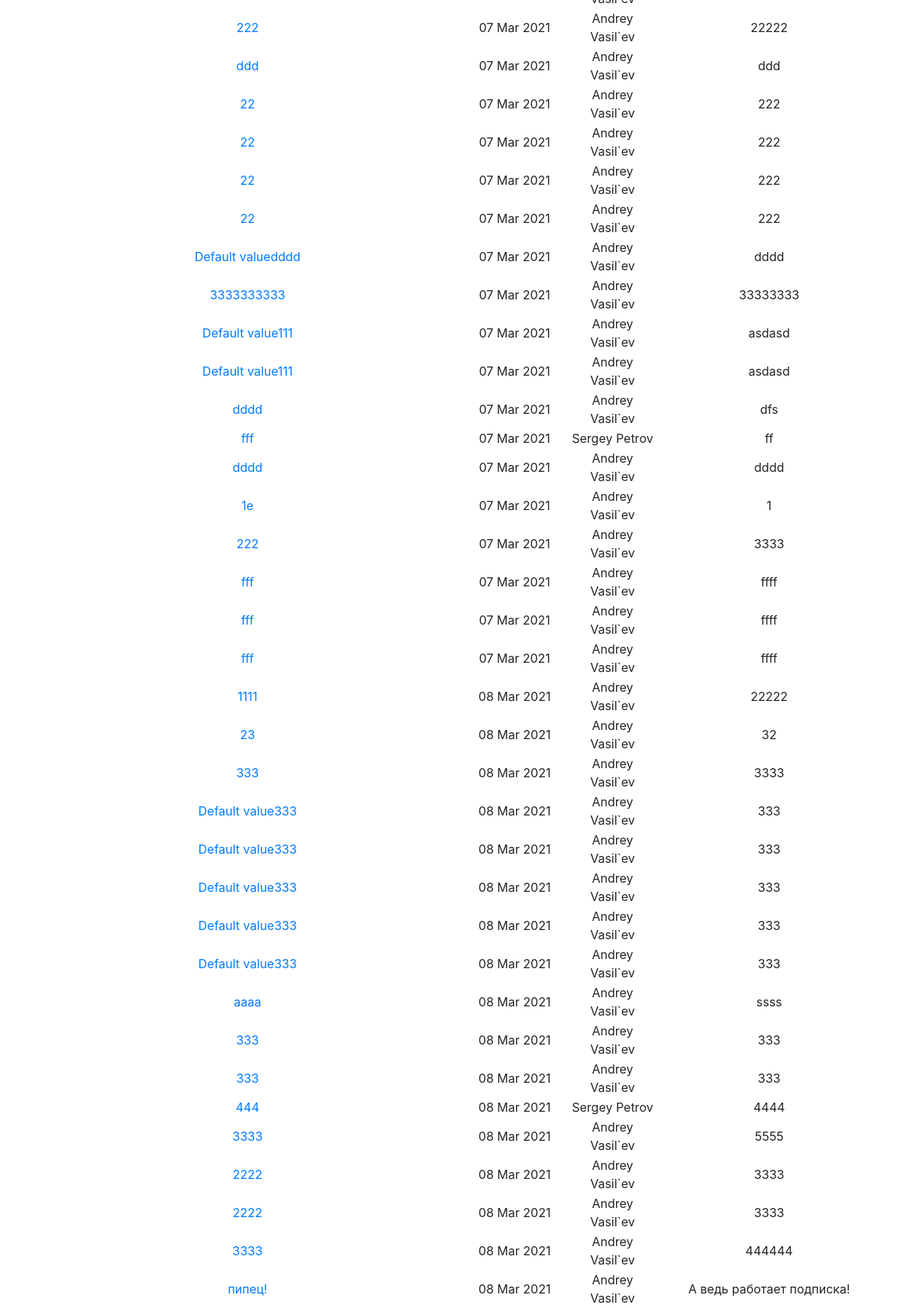
Page /news/search/ (lower part) on the earlier database version.
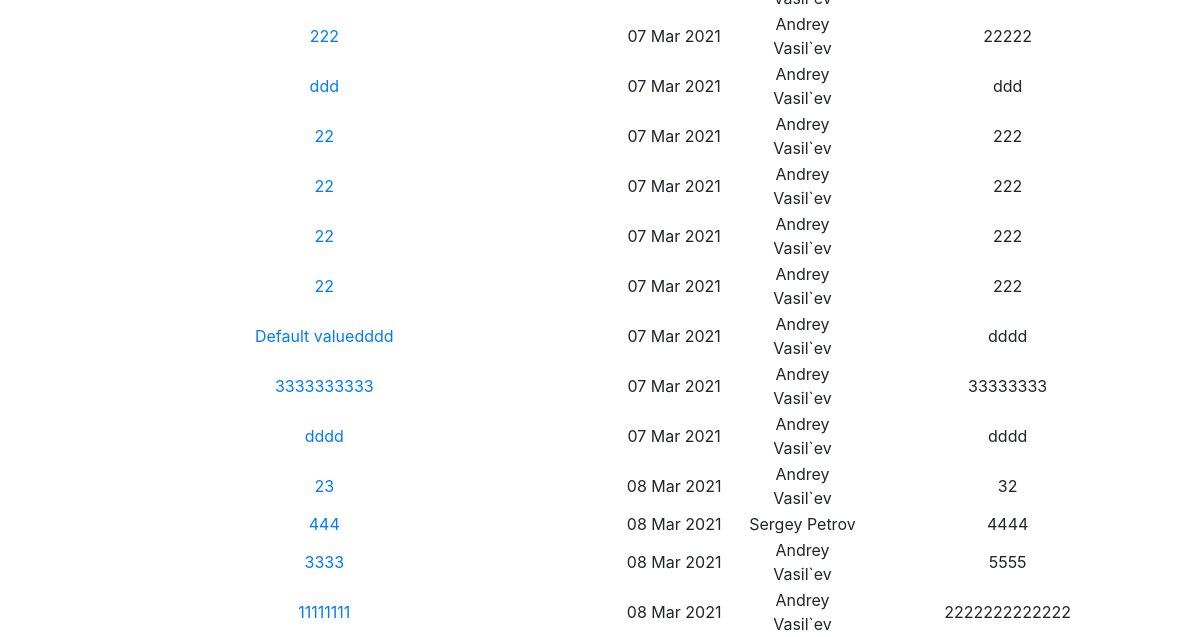
Same page on the later database version.
### news/models.py (models this page shows, shortened)
class Post(models.Model):
    post_datetime = models.DateTimeField(auto_now_add = True)
    post_title = models.CharField(max_length = 64, default = "Default value")
    article_text = models.TextField()
    rating_article = models.FloatField(default = 0.0)
    article = 'AR'
    news = 'NE'
    POSITIONS = [
    (article, 'Статья'),
    (news, 'Новость'),
]
    position = models.CharField(max_length = 2, choices = POSITIONS, default = news)
    author_post = models.ForeignKey(Author, on_delete=models.CASCADE)
    post_category = models.ManyToManyField(Category, through = 'PostCategory')

class Author(models.Model):
    rating_user = models.FloatField(default = 0.0)
    author_user = models.OneToOneField(User, on_delete=models.CASCADE)
    def __str__(self):
        return self.author_user.username

### news/views.py (the view, shortened to what this page needs)
# urls.py: path('search/', PostSearch.as_view(), name='post_search'),
class PostSearch(ListView):
    model = Post  # указываем модель, объекты которой мы будем выводить
    template_name = 'news_search.html'  # указываем имя шаблона, в котором будет лежать html, в котором будут все инструкции о том, как именно пользователю должны вывестись наши объекты
    context_object_name = 'post_search'  # это имя списка, в котором будут лежать все объекты, его надо указать, чтобы обратиться к самому списку объектов через html-шаблон
    form_class = PostForm #добавил тут  добавляем форм класс, чтобы получать доступ к форме через метод POST
    def get_context_data(self, **kwargs):
        context = super().get_context_data(**kwargs)
        context['filter'] = NewsFilter(self.request.GET, queryset=self.get_queryset()) # вписываем наш фильтр в контекст
        context['categories'] = Category.objects.all()
        context['form'] = PostForm()  # added
        context['logged_user'] = self.request.user.username
        return context

### news/templatetags/custom_filters.py (called while the page is built)
@register.filter(name='censor')
def censor(value):
    censored_text = ""
    operate_text = value.split(' ')
    rude_words = ["сука", "блять", "нахуй", "мудак"]
    for word in operate_text:
        if word in rude_words:
            censored_text += "МАТ" + " "
        else:
            censored_text += word + " "
    return str(censored_text)

### news/templates/news_search.html (shortened to what this page needs)
{% extends 'default.html' %}
{% load custom_filters %}
{% block content %}
    <br>
    <br>
    <table>
    {% for post in filter.qs %}
    <tr>
        <td>
            <a href="{% url 'news_detail' post.id %}">{{ post.post_title |censor}}</a>
        </td>
        <td>
            {{post.post_datetime|date:'d M Y'}}
        </td>
        <td>
            {{post.author_post }}
        </td>
        <td>
            {{post.article_text|truncatechars:30 |censor }}
        </td>
    </tr>
    {% endfor %}
</table>
{% endblock content %}

### news/templates/default.html (shortened to what this page needs)
{% load static %}
<!DOCTYPE html>
<html lang="en">
<head>
  <link href="{% static 'vendor/bootstrap/css/bootstrap.min.css' %}" rel="stylesheet">
</head>
<body>
  <div class="container">
    <div class="row">
      <div class="col-lg-12 text-center">
       {% block content %}{% endblock content %}
      </div>
    </div>
  </div>
</body>
</html>

Differences in the rows shown:
removed Post: post_title|censor "Default value111", post_datetime "07 Mar 2021", author_post "Andrey Vasil`ev", article_text|censor "asdasd"
removed Post: post_title|censor "Default value111", post_datetime "07 Mar 2021", author_post "Andrey Vasil`ev", article_text|censor "asdasd"
removed Post: post_title|censor "dddd", post_datetime "07 Mar 2021", author_post "Andrey Vasil`ev", article_text|censor "dfs"
removed Post: post_title|censor "fff", post_datetime "07 Mar 2021", author_post "Sergey Petrov", article_text|censor "ff"
removed Post: post_title|censor "1e", post_datetime "07 Mar 2021", author_post "Andrey Vasil`ev", article_text|censor "1"
removed Post: post_title|censor "222", post_datetime "07 Mar 2021", author_post "Andrey Vasil`ev", article_text|censor "3333"
removed Post: post_title|censor "fff", post_datetime "07 Mar 2021", author_post "Andrey Vasil`ev", article_text|censor "ffff"
removed Post: post_title|censor "fff", post_datetime "07 Mar 2021", author_post "Andrey Vasil`ev", article_text|censor "ffff"
removed Post: post_title|censor "fff", post_datetime "07 Mar 2021", author_post "Andrey Vasil`ev", article_text|censor "ffff"
removed Post: post_title|censor "1111", post_datetime "08 Mar 2021", author_post "Andrey Vasil`ev", article_text|censor "22222"
removed Post: post_title|censor "333", post_datetime "08 Mar 2021", author_post "Andrey Vasil`ev", article_text|censor "3333"
removed Post: post_title|censor "Default value333", post_datetime "08 Mar 2021", author_post "Andrey Vasil`ev", article_text|censor "333"
removed Post: post_title|censor "Default value333", post_datetime "08 Mar 2021", author_post "Andrey Vasil`ev", article_text|censor "333"
removed Post: post_title|censor "Default value333", post_datetime "08 Mar 2021", author_post "Andrey Vasil`ev", article_text|censor "333"
removed Post: post_title|censor "Default value333", post_datetime "08 Mar 2021", author_post "Andrey Vasil`ev", article_text|censor "333"
removed Post: post_title|censor "Default value333", post_datetime "08 Mar 2021", author_post "Andrey Vasil`ev", article_text|censor "333"
removed Post: post_title|censor "aaaa", post_datetime "08 Mar 2021", author_post "Andrey Vasil`ev", article_text|censor "ssss"
removed Post: post_title|censor "333", post_datetime "08 Mar 2021", author_post "Andrey Vasil`ev", article_text|censor "333"
removed Post: post_title|censor "333", post_datetime "08 Mar 2021", author_post "Andrey Vasil`ev", article_text|censor "333"
removed Post: post_title|censor "2222", post_datetime "08 Mar 2021", author_post "Andrey Vasil`ev", article_text|censor "3333"
removed Post: post_title|censor "2222", post_datetime "08 Mar 2021", author_post "Andrey Vasil`ev", article_text|censor "3333"
removed Post: post_title|censor "3333", post_datetime "08 Mar 2021", author_post "Andrey Vasil`ev", article_text|censor "444444"
removed Post: post_title|censor "пипец!", post_datetime "08 Mar 2021", author_post "Andrey Vasil`ev", article_text|censor "А ведь работает подписка!"
added Post: post_title|censor "11111111", post_datetime "08 Mar 2021", author_post "Andrey Vasil`ev", article_text|censor "2222222222222"
